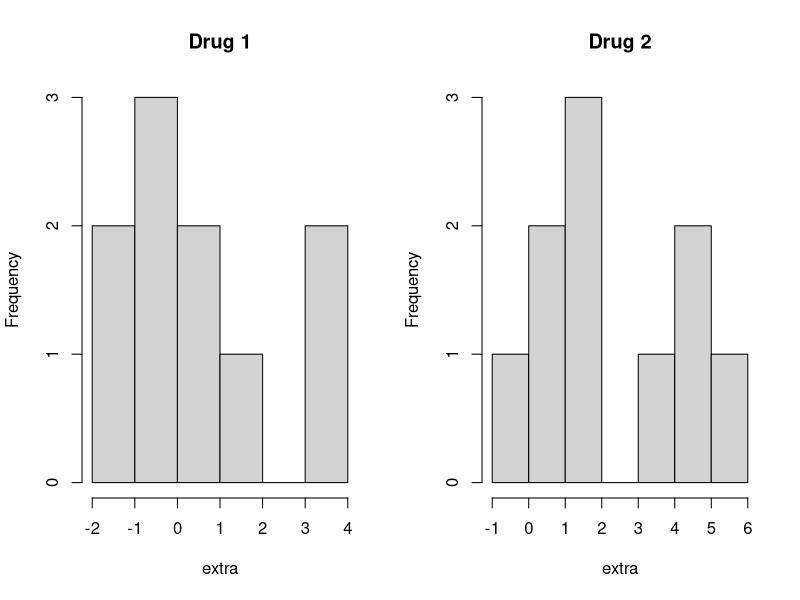
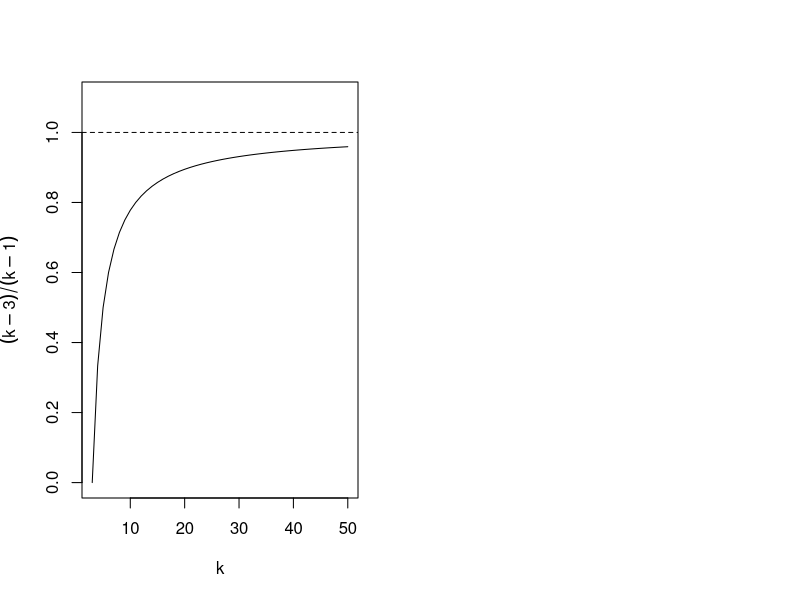

Reproduce these figures in R, in order.
## ---- chunk 1
par(mfrow=c(1, 2))
hist(sleep[sleep$group == 1, "extra"], 
     xlab="extra", ylab="Frequency", main="Drug 1")
hist(sleep[sleep$group == 2, "extra"], 
     xlab="extra", ylab="Frequency", main="Drug 2")
## ---- chunk 2
summary(sleep[sleep$group == 1, "extra"])
summary(sleep[sleep$group == 2, "extra"])
## ---- chunk 3
v1 <- var(sleep[sleep$group==1, "extra"])
v2 <- var(sleep[sleep$group==2, "extra"])
cat(paste("Variance of group 1:", v1, "\n"))
cat(paste("Variance of group 2:", v2, "\n"))
cat(paste("The ratio of variances is: ", v1/v2, "\n"))
## ---- chunk 4
k <- seq(from=3, to=50)
ratio <- (k - 3)/(k - 1)
plot(k, ratio, type="l", ylim=c(0, 1.1), 
     xlab="k", ylab=expression((k-3)/(k-1)))
abline(h=1, lty=2)
## ---- chunk 5
dfs <- tapply(sleep$extra, sleep$group, length)
# Multiplication by 2 is necessary for a 2-way test. We are checking for the
# ratio greater than 1 and less than 1.
t <- pf(v1/v2, df1 = dfs[1], df2=dfs[2]) * 2
cat(paste("The probability of getting the ratio", round(v1/v2, 4), "is", 
          round(t, 4), "\n"))
## ---- chunk 6
var.test(sleep[sleep$group == 1, "extra"], sleep[sleep$group == 2, "extra"])
## ---- chunk 7
group.means <- tapply(sleep$extra, sleep$group, mean)
X.bar <- group.means[1]
Y.bar <- group.means[2]

group.vars <- tapply(sleep$extra, sleep$group, var)
v1 <- group.vars[1]
v2 <- group.vars[2]

group.size <- tapply(sleep$extra, sleep$group, length)
df1 <- group.size[1] - 1
df2 <- group.size[2] - 1

vp <- (df1 * v1 + df2 * v2)/(df1 + df2)
np <- prod(group.size)/sum(group.size)

t.stat <- (X.bar - Y.bar)/sqrt(vp) * sqrt(np)
# We are testing if the means are different. Therefore, we need a 2-way test.
p.val <- pt(t.stat, df = df1 + df2) * 2
cat(paste("t-stat =", t.stat, "p =", p.val, "df =", df1 + df2))
## ---- chunk 8
t.test(sleep[sleep$group == 1, "extra"],
       sleep[sleep$group == 2, "extra"],
       paired=FALSE,
       var.equal=TRUE)
